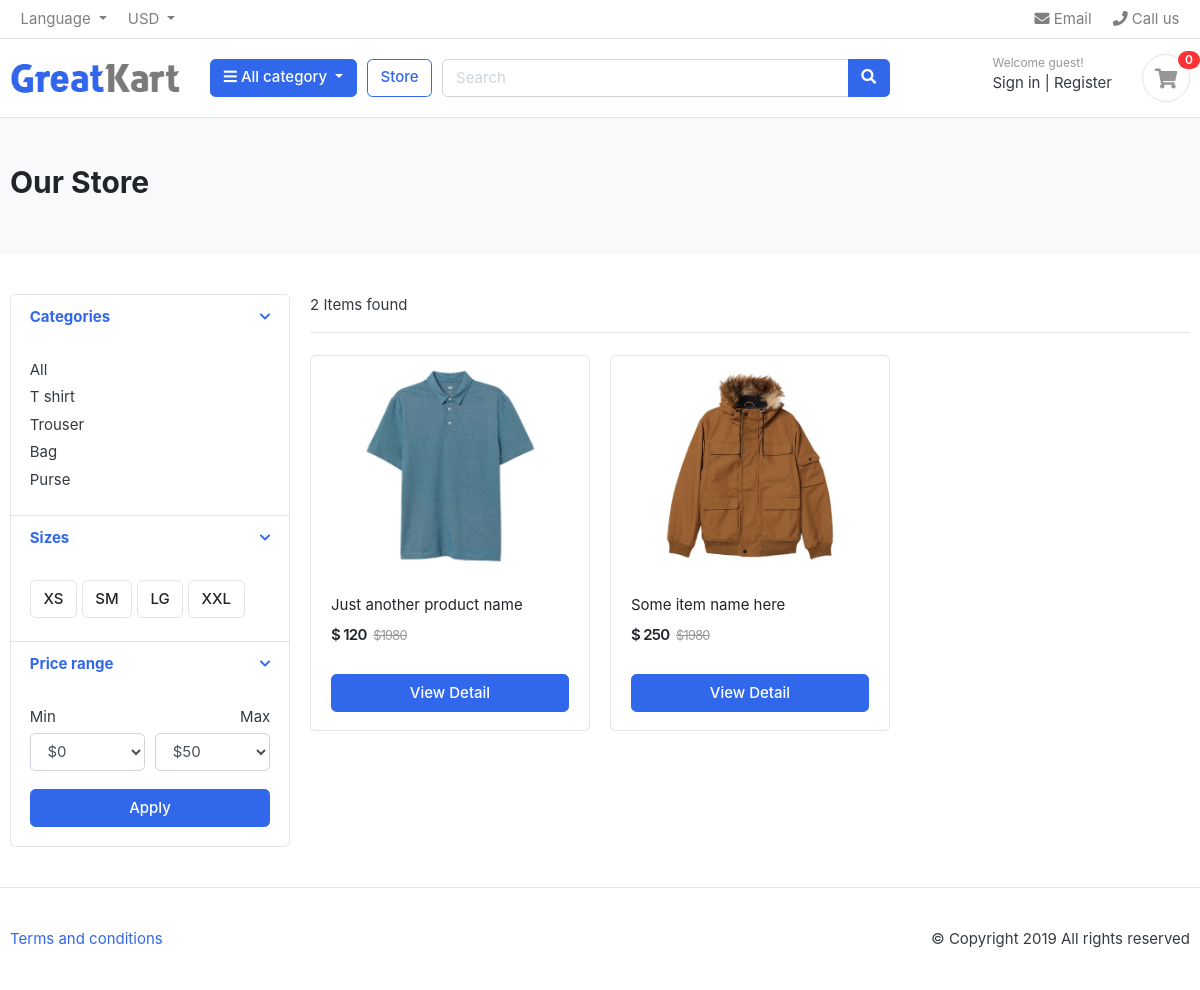
/store/t-shirt/, run on an earlier commit of the app's database.
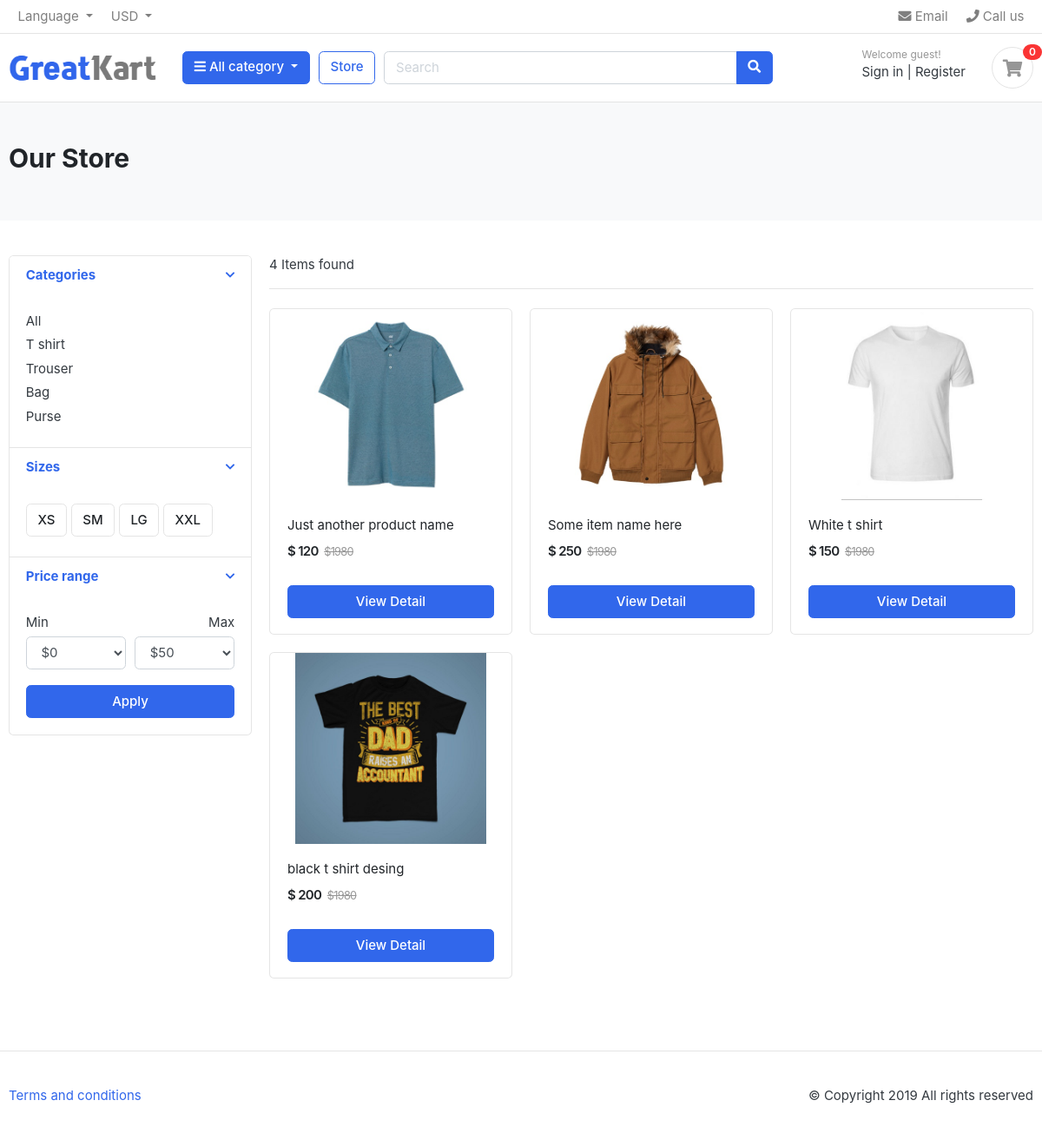
And on a later commit of the database.
### apps/category/models.py (models this page shows, shortened)
class Category(models.Model):
    category_name = models.CharField(max_length=100, unique=True)
    slug = models.SlugField(max_length=100, unique=True)
    description = models.CharField(max_length=100, unique=True)
    cat_image = models.ImageField(upload_to ='uploads/%Y/%m/%d/', blank=True)
    class Meta:
        verbose_name = 'category'
        verbose_name_plural = 'categories'
    def get_url(self):
        return reverse('products_by_category', args=[self.slug])

### apps/store/models.py (models this page shows, shortened)
class Product(models.Model):
    product_name = models.CharField(max_length=200, unique=True)
    slug = models.SlugField(max_length=200, unique=True)
    description = models.TextField(max_length=100, blank=True)
    price = models.IntegerField()
    images = models.ImageField(upload_to ='uploads/%Y/%m/%d/', blank=True)
    stock = models.IntegerField()
    is_available = models.BooleanField(default=True)
    category = models.ForeignKey(Category, on_delete=models.CASCADE)
    created_date = models.DateTimeField(auto_now_add=True)
    modified_date = models.DateTimeField(auto_now=True)
    def get_url(self):
        return reverse('product_detail', args=[self.category.slug, self.slug])

### apps/store/views.py (the view)
# urls.py: path('<slug:category_slug>/', views.FilterByCategory, name='products_by_category'),
def FilterByCategory(request, category_slug=None):
    categories = None
    products = None
    if category_slug != None:
        categories = get_object_or_404(Category, slug=category_slug)
        products = Product.objects.all().filter(category=categories, is_available=True)
        paginator = Paginator(products, 6)
        page = request.GET.get('page')
        paged_products = paginator.get_page(page)
        product_count = products.count()
    else:
        products = Product.objects.all().filter(is_available=True).order_by('id')
        paginator = Paginator(products, 6)
        page = request.GET.get('page')
        paged_products = paginator.get_page(page)
        product_count = products.count()
    context = {
        'products':paged_products,
        'product_count':product_count
    }
    return render(request, 'store.html', context)

### apps/carts/views.py (called while the page is built)
def _cart_id(request):
    cart = request.session.session_key
    if not cart:
        cart = request.session.create()
    return cart

### apps/category/menus.py (called while the page is built)
def menu_links(request):
    links = Category.objects.all()
    return dict(links=links)

def cart_count(request):
    cart_count = 0
    if 'admin' in request.path:
        return {}
    else:
        try:
            cart = Cart.objects.filter(cart_id=_cart_id(request))
            cart_items = CartItem.objects.all().filter(cart=cart[:1])
            for cart_item in cart_items:
                cart_count += cart_item.quantity
        except Cart.DoesNotExist:
            cart_count = 0
    return dict(cart_count=cart_count)

### templates/store.html (shortened to what this page needs)
{% extends 'snippets/base.html' %}
{% block home %}
	<section class="section-pagetop bg">
		<div class="container">
			{% if 'search' in request.path %}
				<h2 class="title-page">Search Result</h2>
			{% else %}
				<h2 class="title-page">Our Store</h2>
			{% endif %}
		</div>
	</section>
	<section class="section-content padding-y">
		<div class="container">
			<div class="row">
				<aside class="col-md-3">
					<div class="card">
						<article class="filter-group">
							<header class="card-header">
								<a href="#" data-toggle="collapse" data-target="#collapse_1" aria-expanded="true" class="">
									<i class="icon-control fa fa-chevron-down"></i>
									<h6 class="title">Categories</h6>
								</a>
							</header>
							<div class="filter-content collapse show" id="collapse_1" style="">
								<div class="card-body">
									<ul class="list-menu">
										<li><a href="{% url 'store' %}">All</a></li>
										{% for i in links %}
											<li><a href="{{i.get_url}}">{{i.category_name}}</a></li>
										{% endfor %}
									</ul>
								</div>
							</div>
						</article>
						<article class="filter-group">
							<header class="card-header">
								<a href="#" data-toggle="collapse" data-target="#collapse_4" aria-expanded="true" class="">
									<i class="icon-control fa fa-chevron-down"></i>
									<h6 class="title">Sizes </h6>
								</a>
							</header>
							<div class="filter-content collapse show" id="collapse_4" style="">
								<div class="card-body">
								<label class="checkbox-btn">
									<span class="btn btn-light"> XS </span>
								</label>
								<label class="checkbox-btn">
									<span class="btn btn-light"> SM </span>
								</label>
								<label class="checkbox-btn">
									<span class="btn btn-light"> LG </span>
								</label>
								<label class="checkbox-btn">
									<span class="btn btn-light"> XXL </span>
								</label>
							</div>
							</div>
						</article>
						<article class="filter-group">
							<header class="card-header">
								<a href="#" data-toggle="collapse" data-target="#collapse_3" aria-expanded="true" class="">
									<i class="icon-control fa fa-chevron-down"></i>
									<h6 class="title">Price range </h6>
								</a>
							</header>
							<div class="filter-content collapse show" id="collapse_3" style="">
								<div class="card-body">
									<div class="form-row">
									<div class="form-group col-md-6">
									<label>Min</label>
										<select class="mr-2 form-control">
											<option value="0">$0</option>
										</select>
									</div>
									<div class="form-group text-right col-md-6">
									<label>Max</label>
										<select class="mr-2 form-control">
											<option value="50">$50</option>
										</select>
									</div>
									</div>
									<button class="btn btn-block btn-primary">Apply</button>
								</div>
							</div>
						</article>
					</div>
				</aside>
				<main class="col-md-9">
					<header class="border-bottom mb-4 pb-3">
						<div class="form-inline">
							<span class="mr-md-auto">{{product_count}} Items found </span>
						</div>
					</header>
					<div class="row">
						{% for p in products %}
						<div class="col-md-4">
							<figure class="card card-product-grid">
								<div class="img-wrap">
									<a href="{{p.get_url}}">
										<img src="{{p.images.url}}">
									</a>
								</div>
								<figcaption class="info-wrap">
									<div class="fix-height">
										<a href="{{p.get_url}}" class="title">{{p.product_name}}</a>
										<div class="price-wrap mt-2">
											<span class="price">$ {{p.price}}</span>
											<del class="price-old">$1980</del>
										</div>
									</div>
									{% if p.stock <= 0 %}
										<h5>Out Of Stock</h5>
									{% else %}
										<a href="{{p.get_url}}" class="btn btn-block btn-primary">View Detail</a>
									{% endif %}
								</figcaption>
							</figure>
						</div>
						{% endfor %}
					</div>
				</main>
			</div>
		</div>
	</section>
{% endblock %}

What changed in the data, as far as the page shows it:
added Product: images (picture), product_name "White t shirt", price "150"
added Product: images (picture), product_name "black t shirt desing", price "200"
Also different on the page:
{{ product_count }}: "2" → "4"
